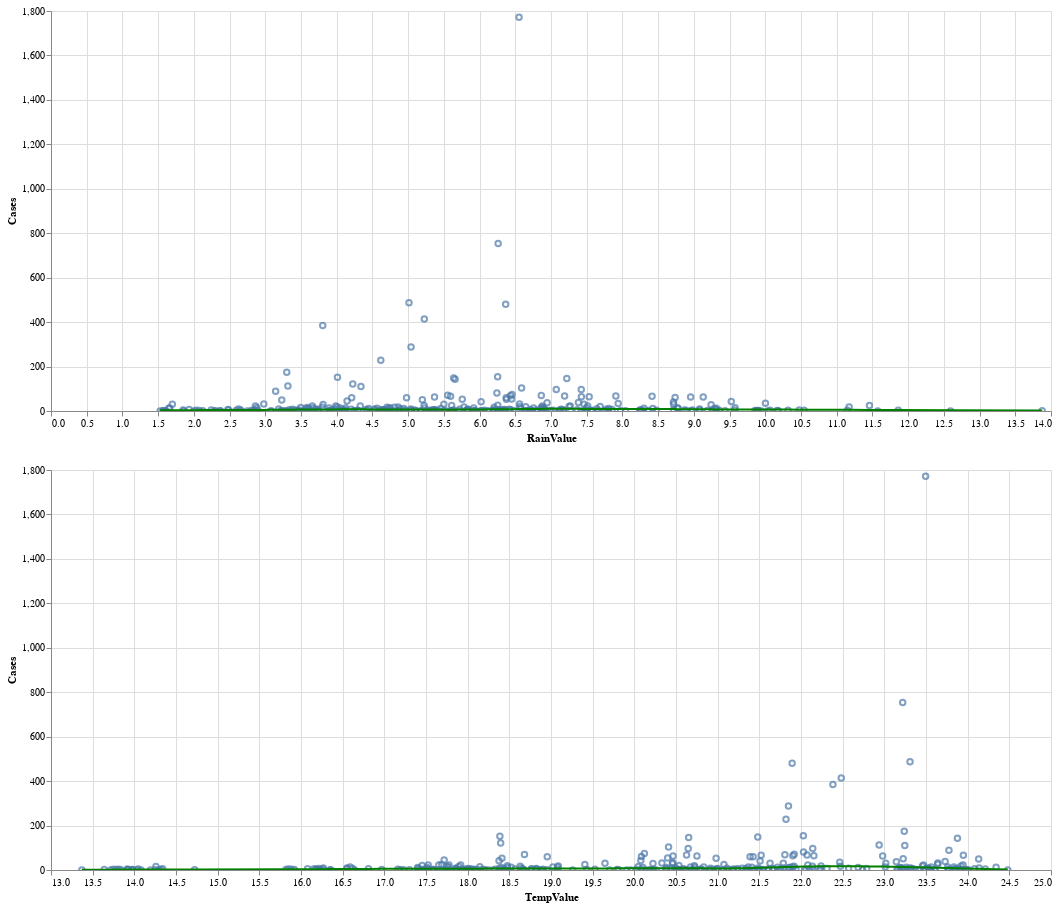

The notebook cell saved with this chart:
### Code cell
%config InlineBackend.figure_format = 'retina'
# 建立確診數-雨量回歸線底層物件
cases_rainvalue_without_outlier_line_reg = alt.Chart(rain_temp_cases_without_outlier).mark_point().encode(
    x='RainValue',
    y='Cases',
    tooltip=[x for x in rain_temp_cases_without_outlier.columns if list(rain_temp_cases_without_outlier.columns).index(x) in [2, 4]]
).properties(
    width=1000, height=400,
)

# 建立確診數-雨量回歸線
cases_rainvalue_without_outlier_reg_line = cases_rainvalue_without_outlier_line_reg.transform_loess('RainValue', 'Cases').mark_line(color='green')

# 建立確診數-氣溫回歸線底層物件
cases_tempvalue_without_outlier_reg = alt.Chart(rain_temp_cases_without_outlier).mark_point().encode(
    alt.X('TempValue', scale=alt.Scale(zero=False)),
    y='Cases',
    tooltip=[x for x in rain_temp_cases_without_outlier.columns if list(rain_temp_cases_without_outlier.columns).index(x) in [3, 4]]
).properties(
    width=1000, height=400,
)

# 建立確診數-氣溫回歸線
cases_tempvalue_without_outlier_reg_line = cases_tempvalue_without_outlier_reg.transform_loess('TempValue', 'Cases').mark_line(color='green')

# 共同顯示確診數-雨量回歸線圖以及確診數-氣溫回歸線圖
(cases_rainvalue_without_outlier_line_reg + cases_rainvalue_without_outlier_reg_line).interactive() & (cases_tempvalue_without_outlier_reg + cases_tempvalue_without_outlier_reg_line).interactive()

### Figure 1 — Vega-Lite specification as saved in the notebook (floating-point values rounded to 4 significant figures; data arrays with more than 128 entries replaced by an {"elided": "..."} marker saying what was removed)
{"config": {"view": {"continuousWidth": 400, "continuousHeight": 300}}, "vconcat": [{"layer": [{"mark": "point", "encoding": {"tooltip": [{"field": "RainValue", "type": "quantitative"}, {"field": "Cases", "type": "quantitative"}], "x": {"field": "RainValue", "type": "quantitative"}, "y": {"field": "Cases", "type": "quantitative"}}, "height": 400, "selection": {"selector053": {"type": "interval", "bind": "scales", "encodings": ["x", "y"]}}, "width": 1000}, {"mark": {"type": "line", "color": "green"}, "encoding": {"tooltip": [{"field": "RainValue", "type": "quantitative"}, {"field": "Cases", "type": "quantitative"}], "x": {"field": "RainValue", "type": "quantitative"}, "y": {"field": "Cases", "type": "quantitative"}}, "height": 400, "transform": [{"loess": "Cases", "on": "RainValue"}], "width": 1000}]}, {"layer": [{"mark": "point", "encoding": {"tooltip": [{"field": "TempValue", "type": "quantitative"}, {"field": "Cases", "type": "quantitative"}], "x": {"field": "TempValue", "scale": {"zero": false}, "type": "quantitative"}, "y": {"field": "Cases", "type": "quantitative"}}, "height": 400, "selection": {"selector054": {"type": "interval", "bind": "scales", "encodings": ["x", "y"]}}, "width": 1000}, {"mark": {"type": "line", "color": "green"}, "encoding": {"tooltip": [{"field": "TempValue", "type": "quantitative"}, {"field": "Cases", "type": "quantitative"}], "x": {"field": "TempValue", "scale": {"zero": false}, "type": "quantitative"}, "y": {"field": "Cases", "type": "quantitative"}}, "height": 400, "transform": [{"loess": "Cases", "on": "TempValue"}], "width": 1000}]}], "data": {"name": "data-4c9eeea138995bdf2f0184e0b6a3209e"}, "$schema": "https://vega.github.io/schema/vega-lite/v4.17.0.json", "datasets": {"data-4c9eeea138995bdf2f0184e0b6a3209e": {"elided": "344 records"}}}
